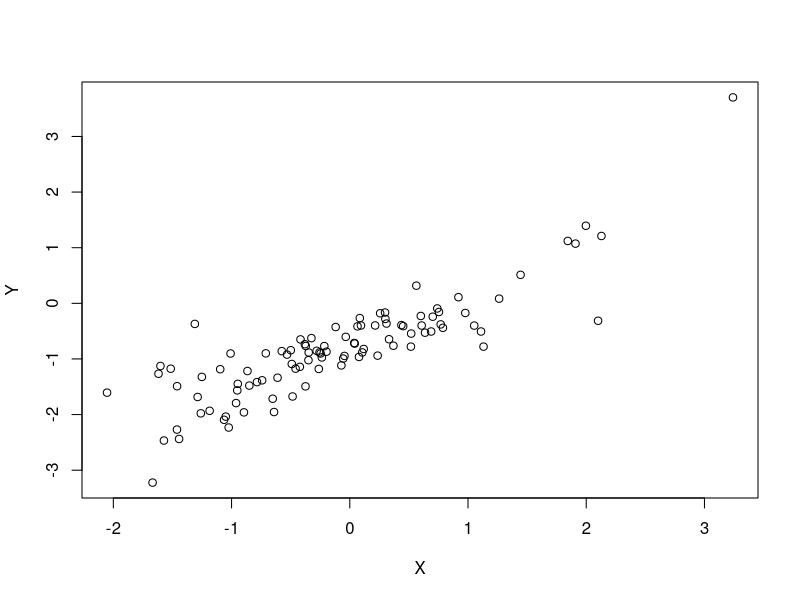
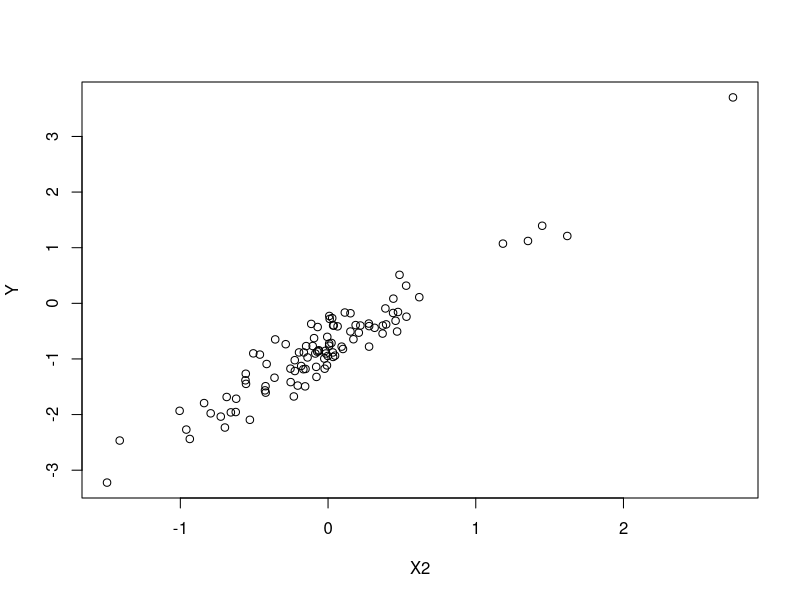

These figures' R source, in order:
## ---- chunk 1
library(tidyverse)
set.seed(123)
N <- 100
p <- rbeta(N, 1, 1)
X <- rnorm(N)
beta <- c(-0.8, 1.5)
X2 <- p * X
sig <- 0.3
Y <- rnorm(N, beta[1] + beta[2] * X2, sig) 

dat <- tibble(Y, X, X2, 
              hold = sample(c(rep(1, 10), numeric(N - 10)), N))
## ---- chunk 2
plot(Y ~ X)
plot(Y ~ X2)
## ---- chunk 3

loglik <- dnorm(Y, mean = beta[1] + beta[2] * p * X, sd = sig, log = TRUE) %>% sum

p2 <- rbeta(N, 1, 1)
loglik2 <- dnorm(Y, mean = beta[1] + beta[2] * p2 * X, sd = sig, log = TRUE) %>% sum

loglik
loglik2

